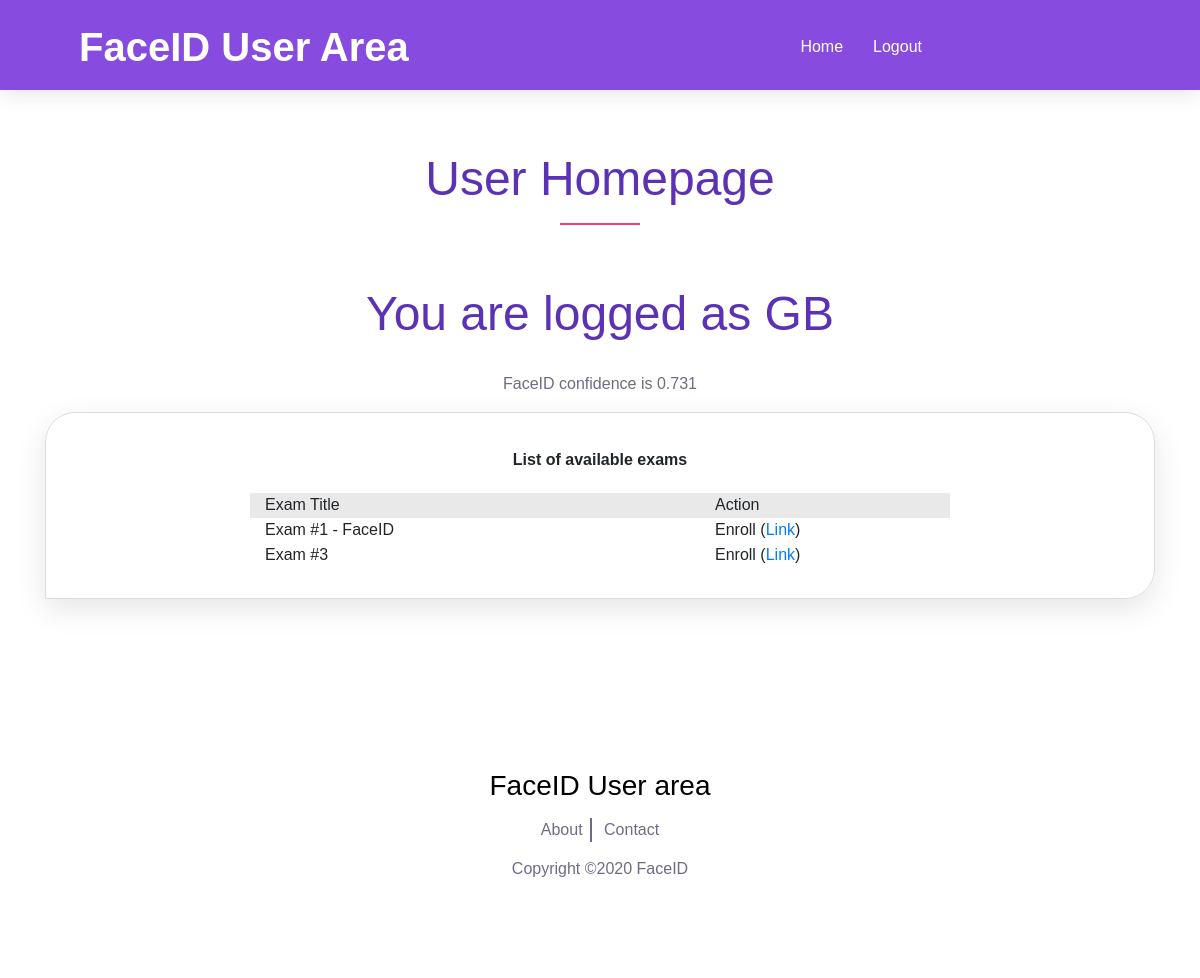
/user/ (signed in), run on an earlier commit of the app's database.
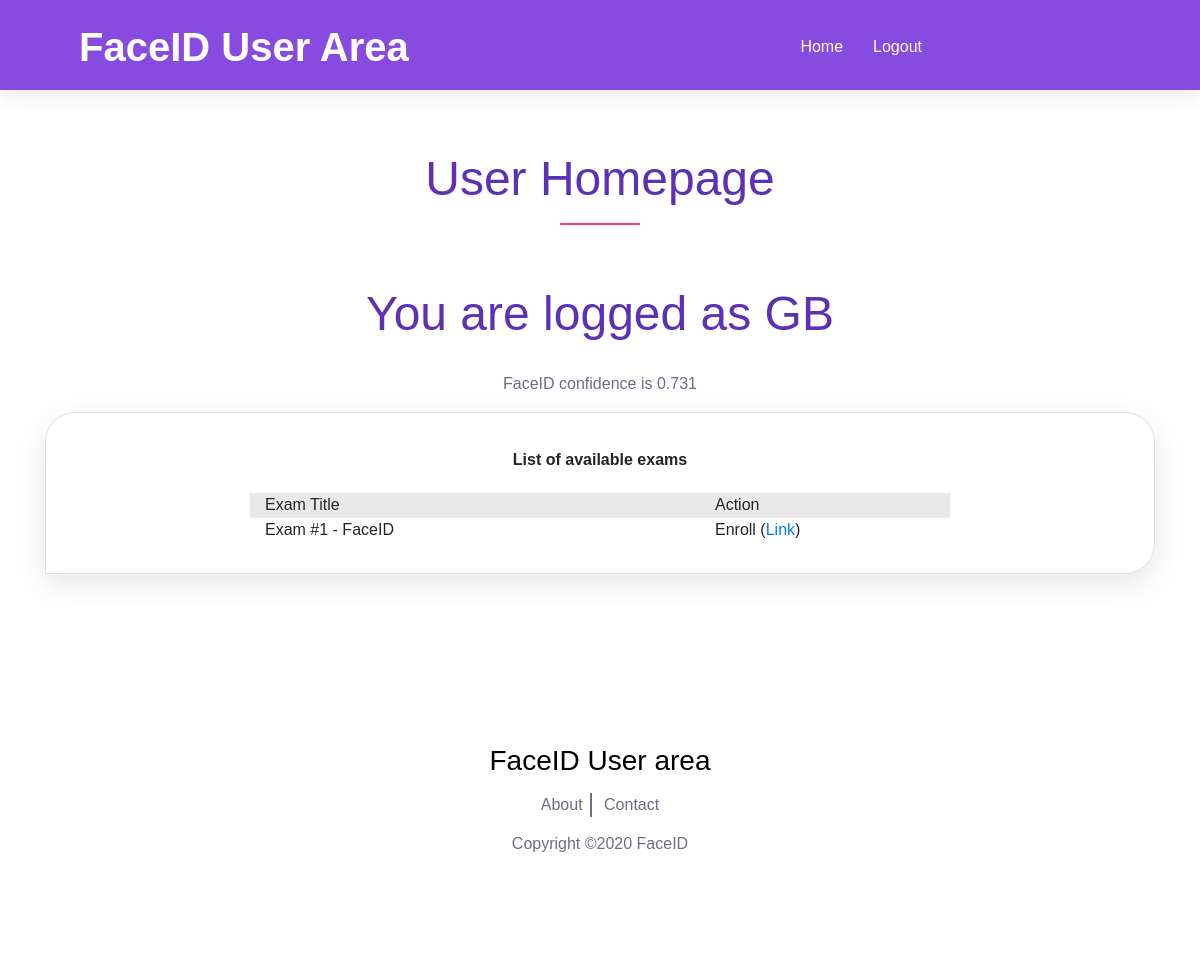
And on a later commit of the database.
### app/models.py (models this page shows)
class Exams(db.Model):
    __tablename__ = 'exams'
    id = db.Column(db.Integer, primary_key=True)
    title = db.Column(db.String(80), unique=True, nullable=False)

### app/routes.py (the view)
@app.route('/user/')
def user_home():
    if current_user.is_authenticated:
        pass
    user_name = current_user.name
    user_id = current_user.id
    confidence = current_user.confidence
    title = 'Homepage'
    error=None
    sq = db.session.query(Enrolment.exam_id).filter(Enrolment.user_id == user_id).subquery()
    available_exams =  db.session.query(Exams).filter(Exams.id.notin_(sq)).all()
    enrolment = db.session.query(Enrolment, Exams).outerjoin(Exams, Enrolment.exam_id == Exams.id).filter(Enrolment.user_id == user_id).order_by(Enrolment.date.desc()).all()
    return render_template('./user/user_home.html', error=error, user_name = user_name, user_id=user_id, confidence=confidence, enrolment=enrolment, available_exams=available_exams, title=title)

### app/routes.py (called while the page is built)
@login_manager.user_loader
def user_loader(user_id):
    user = User.query.get(user_id)
    return user

### app/templates/user/user_home.html (shortened to what this page needs)
{% extends "./user/user_base.html" %}
{% block content %}
    <div id="content">
    <section class="special-area bg-white section_padding_150_50" id="about">
        <div class="container">
            <div class="row">
                <div class="col-12">
                        <div class="section-heading text-center">
                            <h2>User Homepage</h2>
                            <div class="line-shape"></div>
                        </div>
                        <div class="special_description_content text-center">
                            <h2>You are logged as {{user_name}}</h2>
                            <div>
                                <p>FaceID confidence is {{confidence}}</p>
                            </div>
                        </div>
                        <div class="special_description_content text-center">
                            <div class="webcam-frame">
                            <div class="table-container">
                                <div class='table-wrapper-exams'>
                                    <div class="tb-title text-center">List of available exams</div>
                                    <div class='tb-row-gray-25'>
                                        <div class='tb-column-title'>Exam Title</div>
                                        <div class='tb-column-150'>Action</div>
                                    </div>
                                    {% for row in available_exams %}
                                    <div class='tb-row-25'>
                                        <div class='tb-column-title'>{{ row.title }}</div>
                                        <div class='tb-column-150'>Enroll (<a href='/user/{{ user_id }}/enroll/{{row.id}}'>Link</a>)</div>
                                    </div>
                                    {% endfor %}
                                </div>
                        </div>
                </div>
            </div>
        </div>
    </section>
    </div>
    {% endblock %}

What changed in the data, as far as the page shows it:
removed Exams: title "Exam #3"
